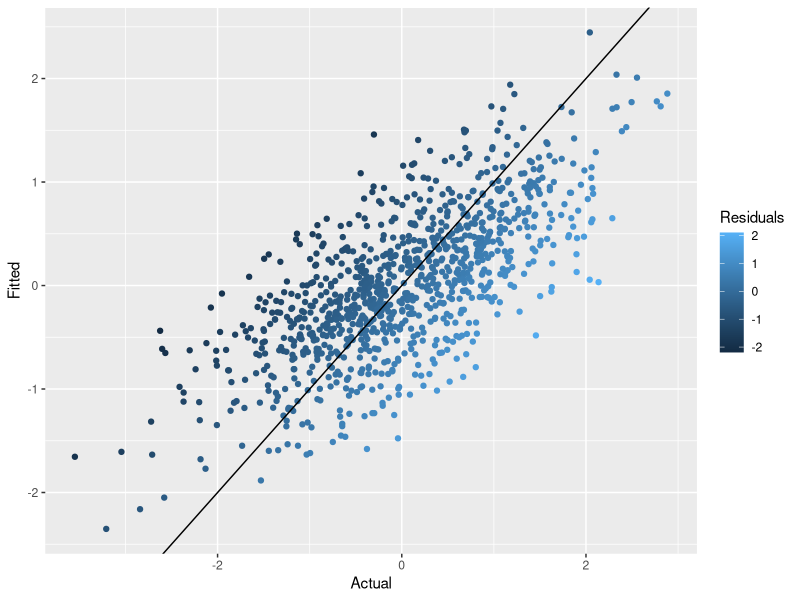

The R source for this figure:
# https://stackoverflow.com/questions/61845062/how-can-i-plot-actual-fitted-and-residuals/61845751#61845751

library(tidyverse)

data <- tibble(y = rnorm(1000),
       x1 = y + rnorm(1000, 1, 10),
       x2 = y + rnorm(1000, 10, 1))

model <- lm(y ~ ., data)

model %>% 
  predict() %>% 
  as_tibble() %>% 
  rename(.pred = value) %>% 
  bind_cols(data %>% 
              select(y)) %>% 
  mutate(.resid = y - .pred) %>% 
  ggplot(aes(x = y, y = .pred, color = .resid)) +
  geom_point() +
  geom_abline(slope = 1, intercept = 0) +
  labs(x = "Actual",
       y = "Fitted",
       color = "Residuals")

